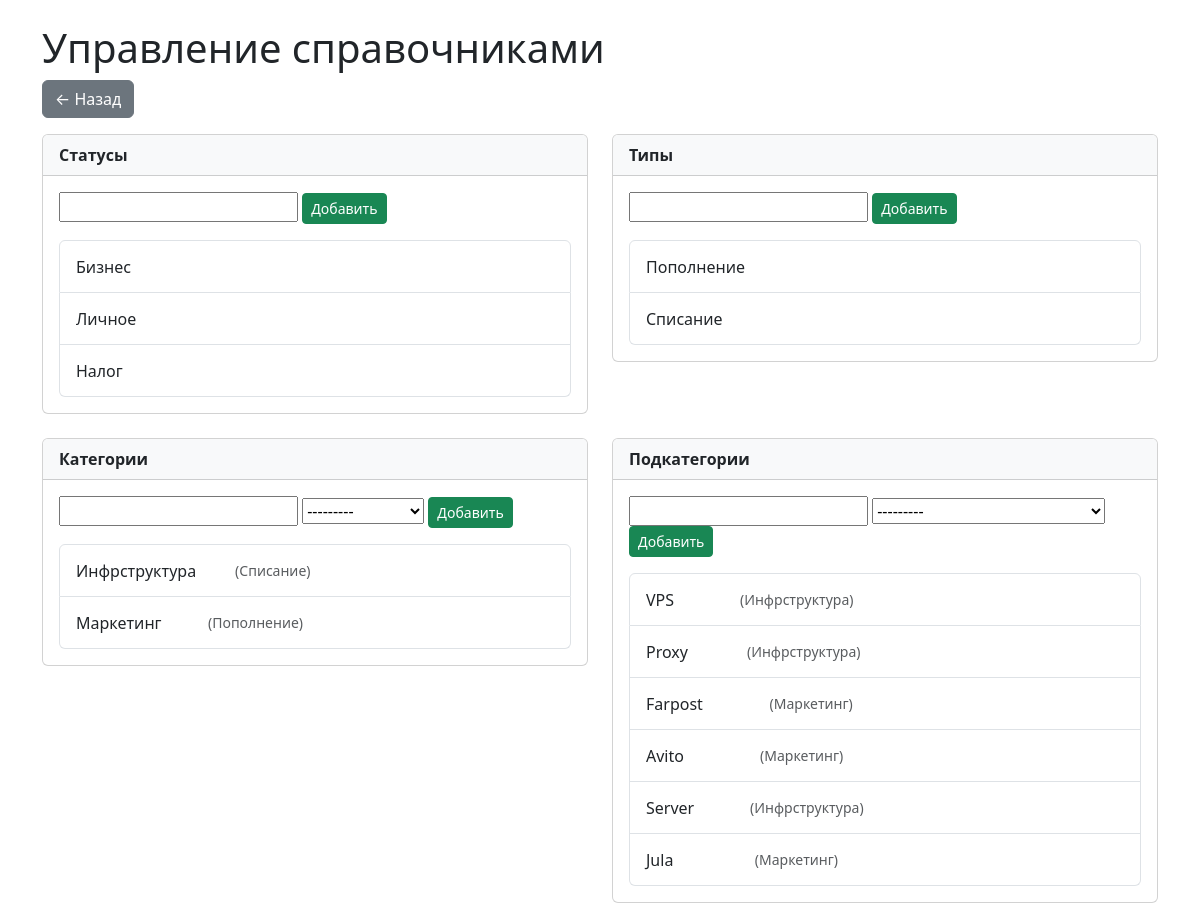
The app's page /reference/, older data.
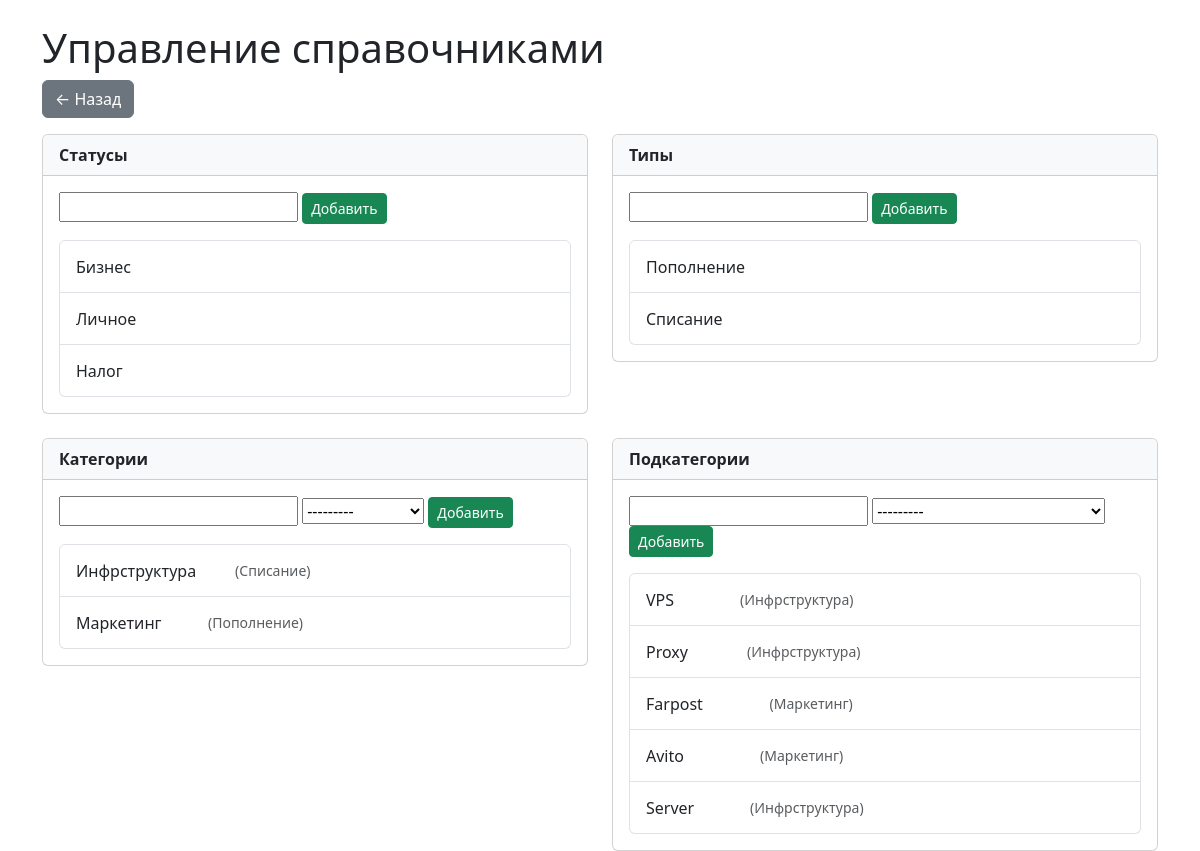
The same page, newer data.
### finance/models.py (models this page shows, shortened)
class Status(models.Model):
    name = models.CharField(max_length=100, unique=True)
    class Meta:
        verbose_name = "Статус"
        verbose_name_plural = "Статусы"

class Type(models.Model):
    name = models.CharField(max_length=100, unique=True)
    class Meta:
        verbose_name = "Тип"
        verbose_name_plural = "Типы"
    def __str__(self):
        return self.name

class Category(models.Model):
    name = models.CharField(max_length=100)
    type = models.ForeignKey(Type, on_delete=models.CASCADE, related_name="categories")
    class Meta:
        verbose_name = "Категория"
        verbose_name_plural = "Категории"
        unique_together = ("name", "type")
    def __str__(self):
        return f"{self.name} ({self.type.name})"

class SubCategory(models.Model):
    name = models.CharField(max_length=100)
    category = models.ForeignKey(
        Category, on_delete=models.CASCADE, related_name="subcategories"
    )
    class Meta:
        verbose_name = "Подкатегория"
        verbose_name_plural = "Подкатегории"
        unique_together = ("name", "category")

### finance/views.py (the view, shortened to what this page needs)
# urls.py: path("reference/", views.reference_manage, name="reference_manage"),
def reference_manage(request):
    StatusForm = modelform_factory(Status, fields=("name",))
    TypeForm = modelform_factory(Type, fields=("name",))
    CategoryForm = modelform_factory(Category, fields=("name", "type"))
    SubCategoryForm = modelform_factory(SubCategory, fields=("name", "category"))
    context = {
        "statuses": Status.objects.all(),
        "types": Type.objects.all(),
        "categories": Category.objects.select_related("type"),
        "subcategories": SubCategory.objects.select_related("category"),
        "status_form": StatusForm(),
        "type_form": TypeForm(),
        "category_form": CategoryForm(),
        "subcategory_form": SubCategoryForm(),
    }
    return render(request, "finance/reference_manage.html", context)

### finance/templates/finance/reference_manage.html (shortened to what the changed rows need)
{% load static %}
<!DOCTYPE html>
<html>
    <head>
        <link rel="stylesheet"
              href="https://cdn.jsdelivr.net/npm/bootstrap@5.3.0/dist/css/bootstrap.min.css">
    </head>
    <body>
        <div class="container mt-4">
            <h1>Управление справочниками</h1>
            <div class="row g-4">
                <div class="col-md-6">
                    <div class="card">
                        <div class="card-body">
                            <ul class="list-group">
                                {% for s in statuses %}
                                    <li class="list-group-item d-flex justify-content-between align-items-center">
                                        {{ s.name }}
                                    </li>
                                {% empty %}
                                    <li class="list-group-item text-muted">Нет статусов</li>
                                {% endfor %}
                            </ul>
                        </div>
                    </div>
                </div>
                <div class="col-md-6">
                    <div class="card">
                        <div class="card-body">
                            <ul class="list-group">
                                {% for t in types %}
                                    <li class="list-group-item d-flex justify-content-between align-items-center">
                                        {{ t.name }}
                                    </li>
                                {% empty %}
                                    <li class="list-group-item text-muted">Нет типов</li>
                                {% endfor %}
                            </ul>
                        </div>
                    </div>
                </div>
                <div class="col-md-6">
                    <div class="card">
                        <div class="card-body">
                            <ul class="list-group">
                                {% for c in categories %}
                                    <li class="list-group-item d-flex justify-content-between align-items-center">
                                        {{ c.name }} <small class="text-muted">({{ c.type.name }})</small>
                                    </li>
                                {% empty %}
                                    <li class="list-group-item text-muted">Нет категорий</li>
                                {% endfor %}
                            </ul>
                        </div>
                    </div>
                </div>
                <div class="col-md-6">
                    <div class="card">
                        <div class="card-body">
                            <ul class="list-group">
                                {% for sc in subcategories %}
                                    <li class="list-group-item d-flex justify-content-between align-items-center">
                                        {{ sc.name }} <small class="text-muted">({{ sc.category.name }})</small>
                                    </li>
                                {% empty %}
                                    <li class="list-group-item text-muted">Нет подкатегорий</li>
                                {% endfor %}
                            </ul>
                        </div>
                    </div>
                </div>
            </div>
        </div>
    </body>
</html>

Row changes from the older to the newer data that the page shows:
removed SubCategory: name "Jula", category.name "Маркетинг"
